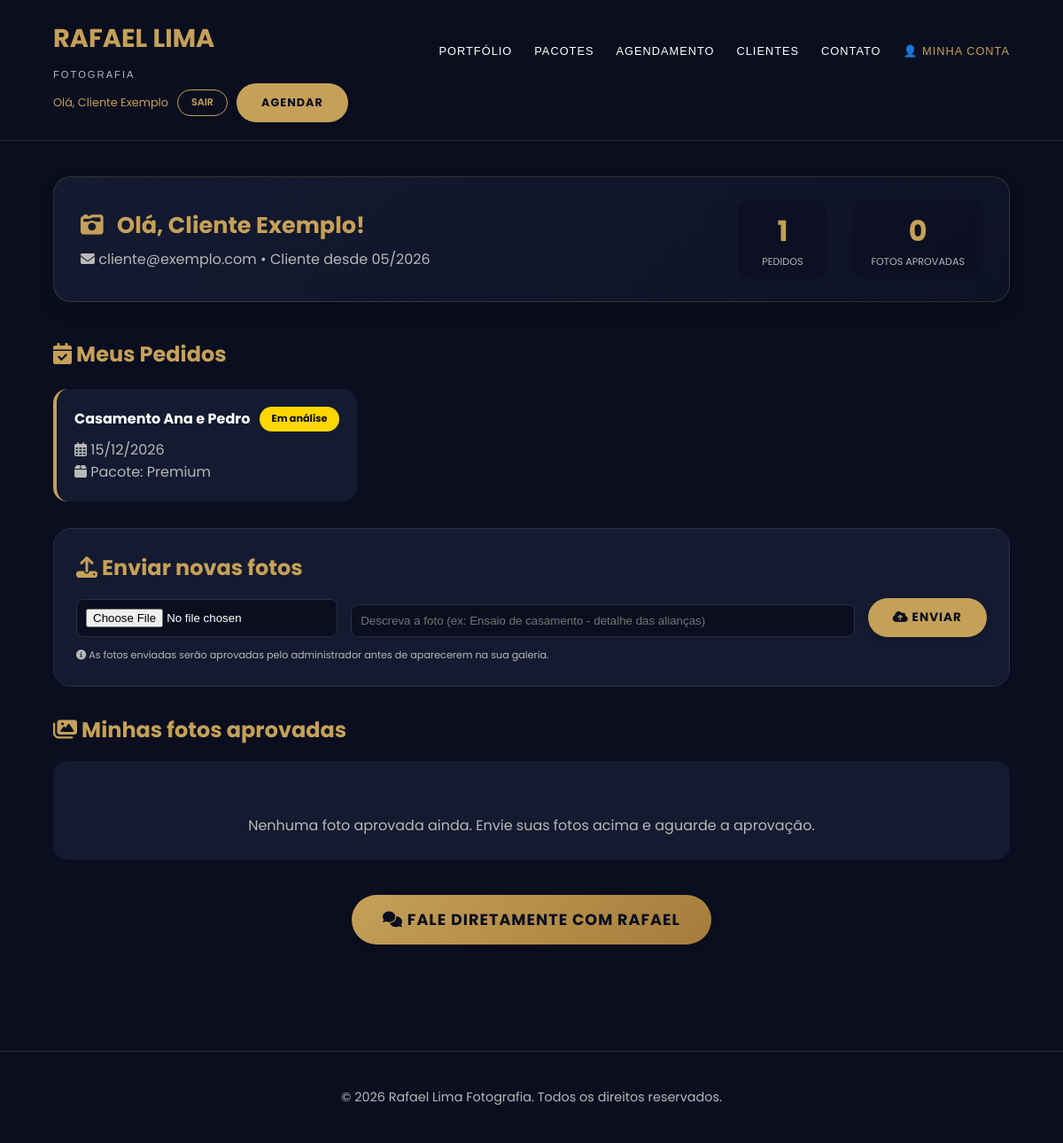
The app's page /painel_cliente.php (signed in), older data.
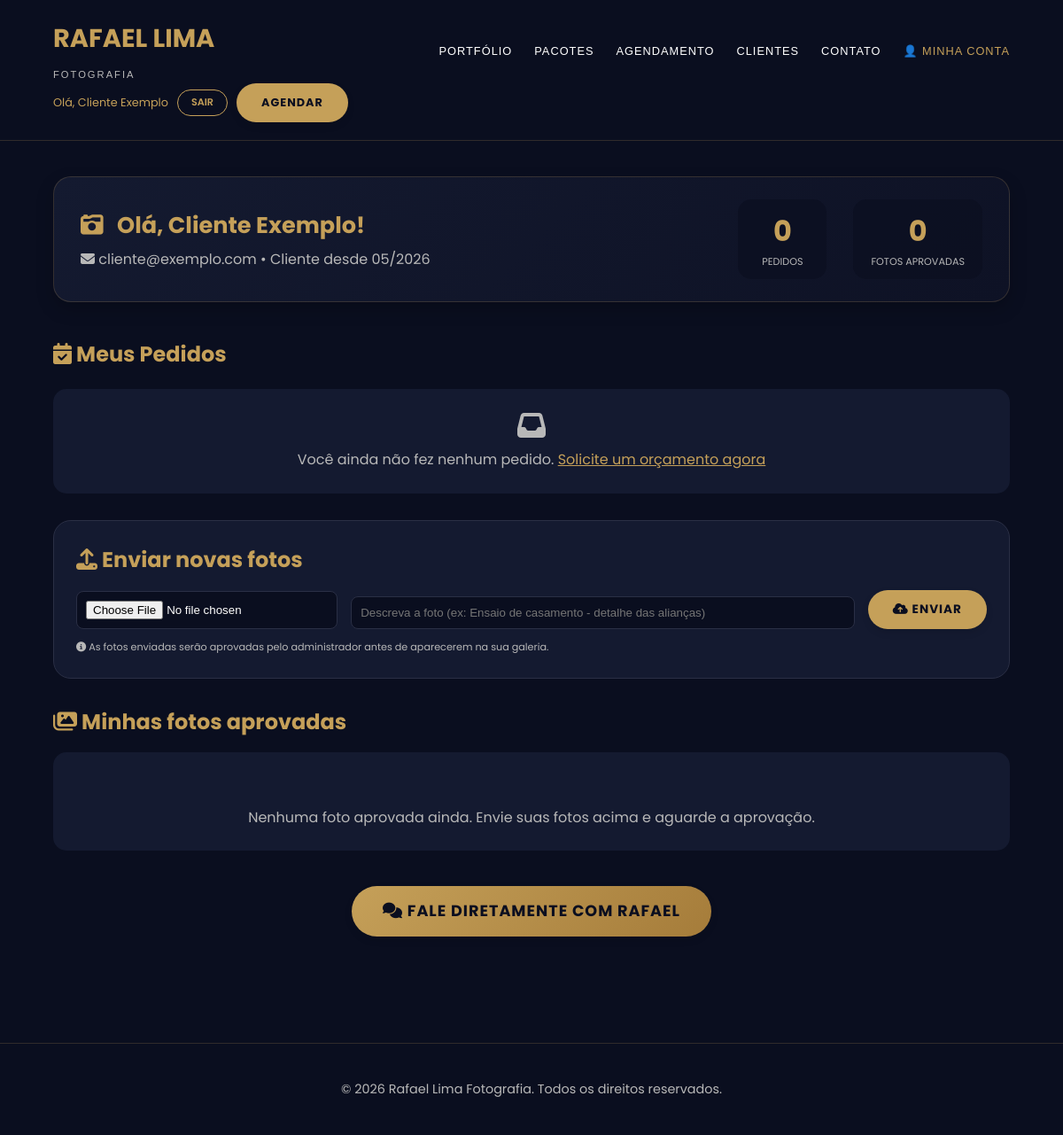
The same page, newer data.
### tables this page shows
CREATE TABLE IF NOT EXISTS usuarios (
    id INT AUTO_INCREMENT PRIMARY KEY,
    nome VARCHAR(100) NOT NULL,
    email VARCHAR(100) UNIQUE NOT NULL,
    senha VARCHAR(255) NOT NULL,
    tipo ENUM('cliente', 'admin') DEFAULT 'cliente',
    data_criacao TIMESTAMP DEFAULT CURRENT_TIMESTAMP
);

CREATE TABLE IF NOT EXISTS pedidos (
    id INT AUTO_INCREMENT PRIMARY KEY,
    usuario_id INT,
    nome_evento VARCHAR(100),
    data_evento DATE,
    pacote VARCHAR(50),
    status ENUM('em_analise', 'aceito', 'recusado') DEFAULT 'em_analise',
    mensagem_admin TEXT,
    data_criacao TIMESTAMP DEFAULT CURRENT_TIMESTAMP,
    FOREIGN KEY (usuario_id) REFERENCES usuarios(id) ON DELETE CASCADE
);

### painel_cliente.php (the view, shortened to what this page needs)
<?php
include __DIR__ . '/includes/config.php';
$usuario_id = $_SESSION['usuario_id'];
$stmt = $pdo->prepare("SELECT nome, email, data_criacao FROM usuarios WHERE id = ?");
$stmt->execute([$usuario_id]);
$cliente = $stmt->fetch();
$stmt = $pdo->prepare("SELECT * FROM pedidos WHERE usuario_id = ? ORDER BY data_criacao DESC");
$stmt->execute([$usuario_id]);
$pedidos = $stmt->fetchAll();
$stmt = $pdo->prepare("SELECT * FROM fotos WHERE usuario_id = ? AND status = 'aprovada' ORDER BY data_upload DESC");
$stmt->execute([$usuario_id]);
$fotos = $stmt->fetchAll();
$total_fotos = count($fotos);
$total_pedidos = count($pedidos);
?>
<!DOCTYPE html>
<html lang="pt-BR">
<head>
    <link rel="stylesheet" href="assets/css/style.css">
    <link rel="stylesheet" href="https://cdnjs.cloudflare.com/ajax/libs/font-awesome/6.4.0/css/all.min.css">
</head>
<body>
<?php include __DIR__ . '/includes/header.php'; ?>
<section>
    <div class="dashboard-welcome">
        <div class="welcome-text">
            <h3><i class="fas fa-camera-retro" style="color:var(--gold); margin-right:10px;"></i> Olá, <?= htmlspecialchars($cliente['nome']) ?>!</h3>
            <p><i class="fas fa-envelope"></i> <?= htmlspecialchars($cliente['email']) ?> • Cliente desde <?= date('m/Y', strtotime($cliente['data_criacao'])) ?></p>
        </div>
        <div class="welcome-stats">
            <div class="stat-card">
                <div class="number"><?= $total_pedidos ?></div>
                <div class="label">Pedidos</div>
            </div>
            <div class="stat-card">
                <div class="number"><?= $total_fotos ?></div>
                <div class="label">Fotos aprovadas</div>
            </div>
        </div>
    </div>
    <h3 style="color:var(--gold); margin: 40px 0 20px 0;"><i class="fas fa-calendar-check"></i> Meus Pedidos</h3>
    <?php if(empty($pedidos)): ?>
        <div style="background:#141a30; padding:25px; border-radius:15px; text-align:center; color:#b8b8b8;">
            <i class="fas fa-inbox fa-2x" style="margin-bottom:10px; display:block;"></i>
            Você ainda não fez nenhum pedido. <a href="agendamento.php" style="color:var(--gold);">Solicite um orçamento agora</a>
        </div>
    <?php else: ?>
        <div style="display:grid; grid-template-columns:repeat(auto-fill, minmax(320px,1fr)); gap:25px;">
            <?php foreach($pedidos as $pedido): ?>
            <div class="pedido-card">
                <div style="display:flex; justify-content:space-between; align-items:center;">
                    <h4 style="color:#fff; margin:0;"><?= htmlspecialchars($pedido['nome_evento']) ?></h4>
                    <span class="status-badge status-<?= $pedido['status'] ?>">
                        <?= $pedido['status'] == 'em_analise' ? 'Em análise' : ($pedido['status'] == 'aceito' ? 'Aceito' : 'Recusado') ?>
                    </span>
                </div>
                <p style="color:#b8b8b8; margin-top:8px;"><i class="far fa-calendar-alt"></i> <?= date('d/m/Y', strtotime($pedido['data_evento'])) ?></p>
                <p style="color:#b8b8b8;"><i class="fas fa-box"></i> Pacote: <?= ucfirst($pedido['pacote']) ?></p>
            </div>
            <?php endforeach; ?>
        </div>
    <?php endif; ?>
    <div class="upload-area">
        <h3 style="color:var(--gold); margin-bottom:15px;"><i class="fas fa-upload"></i> Enviar novas fotos</h3>
        <form action="upload_foto.php" method="POST" enctype="multipart/form-data">
            <input type="file" name="foto" accept="image/*" required>
            <input type="text" name="descricao" placeholder="Descreva a foto (ex: Ensaio de casamento - detalhe das alianças)">
            <button type="submit" class="btn-gold"><i class="fas fa-cloud-upload-alt"></i> Enviar</button>
        </form>
        <p style="font-size:0.7rem; color:#b8b8b8; margin-top:12px;"><i class="fas fa-info-circle"></i> As fotos enviadas serão aprovadas pelo administrador antes de aparecerem na sua galeria.</p>
    </div>
    <h3 style="color:var(--gold); margin: 30px 0 15px 0;"><i class="fas fa-images"></i> Minhas fotos aprovadas</h3>
    <?php if(empty($fotos)): ?>
        <div style="background:#141a30; padding:25px; border-radius:15px; text-align:center; color:#b8b8b8;">
            <p style="margin-top:10px;">Nenhuma foto aprovada ainda. Envie suas fotos acima e aguarde a aprovação.</p>
        </div>
    <?php endif; ?>
    <div class="chat-button-wrapper">
        <a href="chat.php" class="btn-gold" style="background: linear-gradient(135deg, #c5a059, #a57c3a);">
            <i class="fas fa-comments"></i> Fale diretamente com Rafael
        </a>
    </div>
</section>
<?php include __DIR__ . '/includes/footer.php'; ?>
</body>
</html>

### includes/header.php
<header>
    <div class="logo">
        <h1>RAFAEL LIMA</h1>
        <span>FOTOGRAFIA</span>
    </div>
    <nav>
        <ul>
            <li><a href="index.php">PORTFÓLIO</a></li>
            <li><a href="pacotes.php">PACOTES</a></li>
            <li><a href="agendamento.php">AGENDAMENTO</a></li>
            <li><a href="index.php#depoimentos">CLIENTES</a></li>
            <li><a href="contato.php">CONTATO</a></li>
            <?php if(isset($_SESSION['usuario_id'])): ?>
                <?php if($_SESSION['usuario_tipo'] == 'admin'): ?>
                    <li><a href="painel_admin.php" style="color:#c5a059;">🔧 ADMIN</a></li>
                <?php else: ?>
                    <li><a href="painel_cliente.php" style="color:#c5a059;">👤 MINHA CONTA</a></li>
                <?php endif; ?>
            <?php endif; ?>
        </ul>
    </nav>
    <div style="display:flex; gap:10px; align-items:center; flex-wrap:wrap;">
        <?php if(isset($_SESSION['usuario_id'])): ?>
            <span style="color:#c5a059; font-size:0.8rem;">Olá, <?= $_SESSION['usuario_nome'] ?></span>
            <a href="logout.php" class="btn-outline" style="font-size:0.7rem; padding:5px 15px;">SAIR</a>
        <?php else: ?>
            <a href="login.php" class="btn-gold" style="font-size:0.8rem;">LOGIN</a>
            <a href="registrar.php" class="btn-outline" style="font-size:0.8rem;">REGISTRAR</a>
        <?php endif; ?>
        <a href="agendamento.php" class="btn-gold" style="font-size:0.8rem;">AGENDAR</a>
    </div>
</header>

### includes/footer.php
<footer>
    <p>&copy; 2026 Rafael Lima Fotografia. Todos os direitos reservados.</p>
</footer>
</body>
</html>

### assets/css/style.css (style rules this page uses)
* { margin: 0; padding: 0; box-sizing: border-box; }
:root { --gold: #c5a059; --dark-blue: #0a0e1f; --dark-blue-light: #141a30; --text-light: #b8b8b8; }
body { font-family: 'Playfair Display', Georgia, serif; background: var(--dark-blue); color: #fff; line-height: 1.6; }
header { background: var(--dark-blue); padding: 20px 5%; display: flex; justify-content: space-between; align-items: center; border-bottom: 1px solid rgba(197, 160, 89, 0.2); flex-wrap: wrap; }
.logo h1 { font-size: 1.8rem; color: var(--gold); }
.logo span { font-size: 0.7rem; color: var(--text-light); display: block; font-family: sans-serif; letter-spacing: 2px; }
nav ul { display: flex; gap: 25px; list-style: none; }
nav a { color: #fff; text-decoration: none; font-family: sans-serif; font-size: 0.8rem; text-transform: uppercase; letter-spacing: 1px; transition: 0.3s; }
.btn-gold { background: var(--gold); color: var(--dark-blue); padding: 10px 25px; border-radius: 30px; border: none; font-weight: bold; text-transform: uppercase; font-family: sans-serif; cursor: pointer; text-decoration: none; transition: 0.3s; font-size: 0.8rem; }
.btn-outline { background: transparent; border: 1px solid var(--gold); color: var(--gold); padding: 10px 25px; border-radius: 30px; text-decoration: none; font-family: sans-serif; transition: 0.3s; font-size: 0.8rem; }
section { padding: 60px 5%; max-width: 1200px; margin: 0 auto; }
h1 { font-size: 3.5rem; margin-bottom: 10px; }
h3 { font-size: 1.5rem; }
p { color: var(--text-light); }
footer { text-align: center; padding: 40px; border-top: 1px solid rgba(197, 160, 89, 0.2); margin-top: 60px; }
footer p { font-size: 0.9rem; }
button, input[type="submit"], input[type="reset"] { cursor: pointer; transition: all 0.3s ease; }
.btn-gold { background: var(--gold); color: var(--dark-blue); padding: 12px 28px; border-radius: 40px; border: none; font-weight: bold; text-transform: uppercase; font-family: 'Poppins', sans-serif; letter-spacing: 1px; cursor: pointer; text-decoration: none; display: inline-block; transition: all 0.3s ease; font-size: 0.85rem; box-shadow: 0 4px 8px rgba(0, 0, 0, 0.1); }
.btn-outline { background: transparent; border: 1.5px solid var(--gold); color: var(--gold); padding: 10px 24px; border-radius: 40px; text-decoration: none; font-family: 'Poppins', sans-serif; font-weight: 600; transition: all 0.3s ease; font-size: 0.85rem; display: inline-block; cursor: pointer; }
.dashboard-welcome { background: linear-gradient(135deg, #141a30 0%, #0e1225 100%); border-radius: 20px; padding: 25px 30px; margin-bottom: 35px; display: flex; justify-content: space-between; align-items: center; flex-wrap: wrap; border: 1px solid rgba(197, 160, 89, 0.2); box-shadow: 0 8px 20px rgba(0,0,0,0.2); }
.welcome-text h3 { font-size: 1.6rem; color: var(--gold); margin-bottom: 5px; }
.welcome-text p { color: var(--text-light); margin: 0; }
.welcome-stats { display: flex; gap: 30px; }
.stat-card { text-align: center; background: rgba(10, 14, 31, 0.6); padding: 10px 20px; border-radius: 15px; min-width: 100px; }
.stat-card .number { font-size: 2rem; font-weight: bold; color: var(--gold); }
.stat-card .label { font-size: 0.7rem; color: var(--text-light); text-transform: uppercase; }
.upload-area { background: var(--dark-blue-light); border-radius: 20px; padding: 25px; margin: 30px 0; border: 1px solid #2a2f45; }
.upload-area form { display: flex; flex-wrap: wrap; gap: 15px; align-items: flex-end; }
.upload-area input[type="file"] { background: #0a0e1f; padding: 10px; border-radius: 8px; border: 1px solid #2a2f45; color: #fff; flex: 1; }
.upload-area input[type="text"] { flex: 2; background: #0a0e1f; padding: 10px; border-radius: 8px; border: 1px solid #2a2f45; color: #fff; }
.upload-area button { margin-top: 0; }
.chat-button-wrapper { text-align: center; margin: 40px 0 20px; }
.chat-button-wrapper .btn-gold { font-size: 1.1rem; padding: 14px 35px; background: linear-gradient(135deg, #c5a059, #b58e4a); }
.pedido-card { background: var(--dark-blue-light); border-radius: 16px; padding: 20px; border-left: 4px solid var(--gold); transition: 0.2s; }
.status-badge { display: inline-block; padding: 5px 14px; border-radius: 30px; font-size: 0.7rem; font-weight: bold; }
.status-em_analise { background: #ffd700; color: #0a0e1f; }

### painel_cliente.php (style rules this page uses)
body { font-family: 'Poppins', sans-serif; }
section { padding: 40px 5%; }

Row changes from the older to the newer data that the page shows:
removed pedidos: nome_evento "Casamento Ana e Pedro", status "Em análise", data_evento "15/12/2026", pacote "Premium"
Text that changed along with them:
$total_pedidos: "1" → "0"
text now shown: "Você ainda não fez nenhum pedido. Solicite um orçamento agora"
